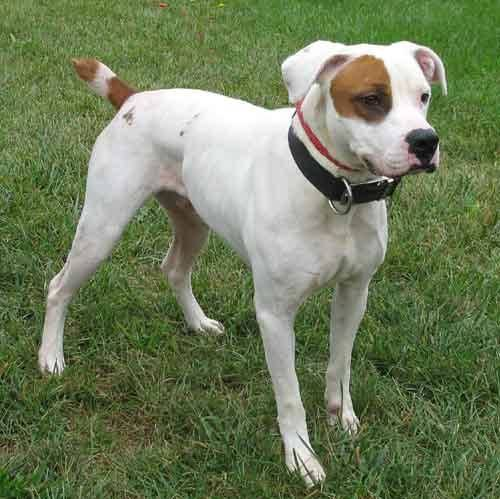
#> input picture dog.790.jpg, 500 x 499 px
$ jupyter execute 'Scalling, resizing and interpolation.ipynb'
#> lines starting #> are read from the running program, lines starting #| are printed output that depends on the picture
### Scalling, resizing and interpolation
Done using cv2.resize() function and the arguments are:
#### cv2.resize(image, dsize(output_image_size), x_scale, y_scale, interpolation)

[cell 1]
import cv2
import numpy as np

image = cv2.imread('../dog.790.jpg')
#> image is the input picture: shape (499, 500, 3); mean B, G, R 90.1, 124.2, 111.1

[cell 2]
#Making the image 3/4 of the original size
scaled_image = cv2.resize(image, None, fx=0.75, fy=0.75)
cv2.imshow('Original Image', image)
cv2.imshow('Scaling -Linear interpolation', scaled_image)
cv2.waitKey()
cv2.destroyAllWindows()

### Double the size of the image, that is, zoom in

[cell 3]
scaled_image = cv2.resize(image, None, fx=2, fy=2, interpolation = cv2.INTER_CUBIC)
#> scaled_image: shape (998, 1000, 3)
cv2.imshow('Original Image', image)
cv2.imshow('Scaling by Cubic Interpolation', scaled_image)
cv2.waitKey()
cv2.destroyAllWindows()

### skewing and resizing by setting exact dimensions

[cell 4]
scaled_image = cv2.resize(image, (900,400), interpolation = cv2.INTER_AREA)
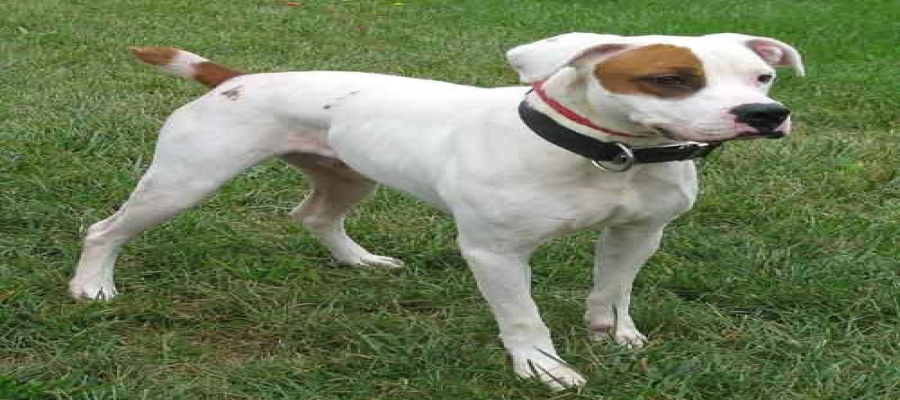
#> scaled_image: shape (400, 900, 3); mean B, G, R 90, 124.1, 111
cv2.imshow('Original Image', image)
cv2.imshow('Scaling by skewed size', scaled_image)
cv2.waitKey()
cv2.destroyAllWindows()


$ run again, with tobago.jpg copied over dog.790.jpg
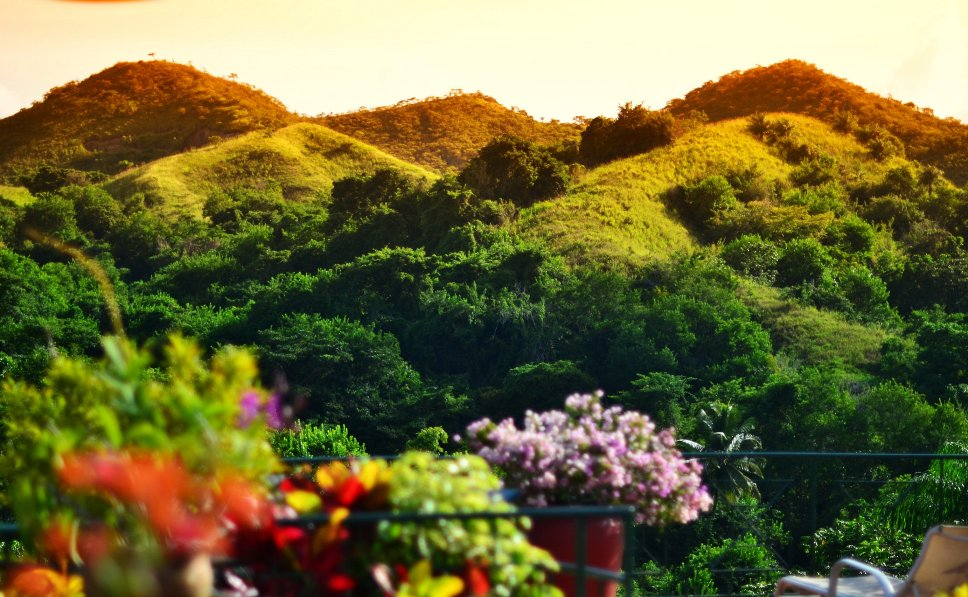
#> input picture tobago.jpg, 968 x 597 px
#> image is the input picture: shape (597, 968, 3); mean B, G, R 57.2, 104.8, 110.5
#> `scaled_image = cv2.resize(image, (900,400), interpolation = cv2.INTER_..`:
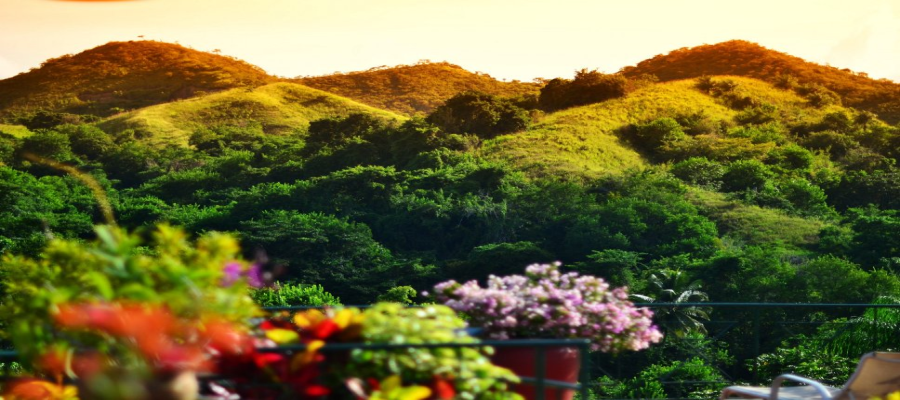
#> scaled_image: shape (400, 900, 3); mean B, G, R 57.2, 104.8, 110.5
